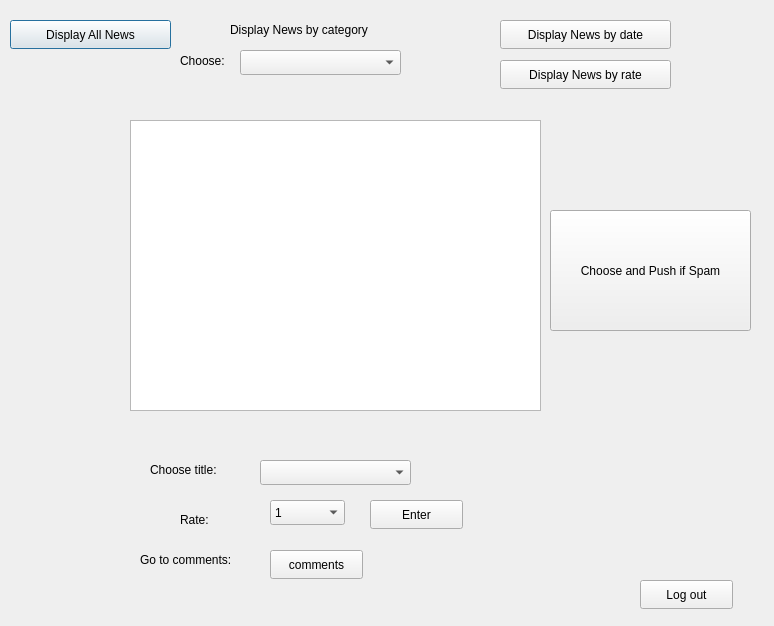
<?xml version="1.0" encoding="UTF-8"?>
<ui version="4.0">
 <class>News_page</class>
 <widget class="QDialog" name="News_page">
  <property name="geometry">
   <rect>
    <x>0</x>
    <y>0</y>
    <width>774</width>
    <height>626</height>
   </rect>
  </property>
  <property name="windowTitle">
   <string>Dialog</string>
  </property>
  <widget class="QListView" name="listView">
   <property name="geometry">
    <rect>
     <x>130</x>
     <y>120</y>
     <width>411</width>
     <height>291</height>
    </rect>
   </property>
  </widget>
  <widget class="QPushButton" name="allNewsButton">
   <property name="geometry">
    <rect>
     <x>10</x>
     <y>20</y>
     <width>161</width>
     <height>29</height>
    </rect>
   </property>
   <property name="text">
    <string>Display All News</string>
   </property>
  </widget>
  <widget class="QPushButton" name="dateButton">
   <property name="geometry">
    <rect>
     <x>500</x>
     <y>20</y>
     <width>171</width>
     <height>29</height>
    </rect>
   </property>
   <property name="text">
    <string>Display News by date</string>
   </property>
  </widget>
  <widget class="QComboBox" name="categorycombox">
   <property name="geometry">
    <rect>
     <x>240</x>
     <y>50</y>
     <width>161</width>
     <height>25</height>
    </rect>
   </property>
  </widget>
  <widget class="QLabel" name="label">
   <property name="geometry">
    <rect>
     <x>180</x>
     <y>50</y>
     <width>51</width>
     <height>21</height>
    </rect>
   </property>
   <property name="text">
    <string>Choose:</string>
   </property>
  </widget>
  <widget class="QLabel" name="label_2">
   <property name="geometry">
    <rect>
     <x>230</x>
     <y>20</y>
     <width>171</width>
     <height>20</height>
    </rect>
   </property>
   <property name="text">
    <string>Display News by category</string>
   </property>
  </widget>
  <widget class="QPushButton" name="pushButton_spam">
   <property name="geometry">
    <rect>
     <x>550</x>
     <y>210</y>
     <width>201</width>
     <height>121</height>
    </rect>
   </property>
   <property name="text">
    <string>Choose and Push if Spam</string>
   </property>
  </widget>
  <widget class="QPushButton" name="ratebutton">
   <property name="geometry">
    <rect>
     <x>500</x>
     <y>60</y>
     <width>171</width>
     <height>29</height>
    </rect>
   </property>
   <property name="text">
    <string>Display News by rate</string>
   </property>
  </widget>
  <widget class="QLabel" name="label_3">
   <property name="geometry">
    <rect>
     <x>150</x>
     <y>460</y>
     <width>91</width>
     <height>20</height>
    </rect>
   </property>
   <property name="text">
    <string>Choose title:</string>
   </property>
  </widget>
  <widget class="QLabel" name="label_4">
   <property name="geometry">
    <rect>
     <x>180</x>
     <y>510</y>
     <width>41</width>
     <height>20</height>
    </rect>
   </property>
   <property name="text">
    <string>Rate:</string>
   </property>
  </widget>
  <widget class="QComboBox" name="titlecombox">
   <property name="geometry">
    <rect>
     <x>260</x>
     <y>460</y>
     <width>151</width>
     <height>25</height>
    </rect>
   </property>
  </widget>
  <widget class="QComboBox" name="ratingcombox">
   <property name="geometry">
    <rect>
     <x>270</x>
     <y>500</y>
     <width>75</width>
     <height>25</height>
    </rect>
   </property>
   <item>
    <property name="text">
     <string>1</string>
    </property>
   </item>
   <item>
    <property name="text">
     <string>2</string>
    </property>
   </item>
   <item>
    <property name="text">
     <string>3</string>
    </property>
   </item>
   <item>
    <property name="text">
     <string>4</string>
    </property>
   </item>
   <item>
    <property name="text">
     <string>5</string>
    </property>
   </item>
  </widget>
  <widget class="QPushButton" name="ratinpushbutton">
   <property name="geometry">
    <rect>
     <x>370</x>
     <y>500</y>
     <width>93</width>
     <height>29</height>
    </rect>
   </property>
   <property name="text">
    <string>Enter</string>
   </property>
  </widget>
  <widget class="QLabel" name="label_5">
   <property name="geometry">
    <rect>
     <x>140</x>
     <y>550</y>
     <width>121</width>
     <height>20</height>
    </rect>
   </property>
   <property name="text">
    <string>Go to comments:</string>
   </property>
  </widget>
  <widget class="QPushButton" name="commentsbtn">
   <property name="geometry">
    <rect>
     <x>270</x>
     <y>550</y>
     <width>93</width>
     <height>29</height>
    </rect>
   </property>
   <property name="text">
    <string>comments</string>
   </property>
  </widget>
  <widget class="QPushButton" name="logoutButton">
   <property name="geometry">
    <rect>
     <x>640</x>
     <y>580</y>
     <width>93</width>
     <height>29</height>
    </rect>
   </property>
   <property name="text">
    <string>Log out</string>
   </property>
  </widget>
 </widget>
 <resources/>
 <connections>
  <connection>
   <sender>ratinpushbutton</sender>
   <signal>clicked()</signal>
   <receiver>ratingcombox</receiver>
   <slot>clearEditText()</slot>
   <hints>
    <hint type="sourcelabel">
     <x>425</x>
     <y>477</y>
    </hint>
    <hint type="destinationlabel">
     <x>351</x>
     <y>473</y>
    </hint>
   </hints>
  </connection>
  <connection>
   <sender>ratinpushbutton</sender>
   <signal>clicked()</signal>
   <receiver>titlecombox</receiver>
   <slot>clearEditText()</slot>
   <hints>
    <hint type="sourcelabel">
     <x>440</x>
     <y>482</y>
    </hint>
    <hint type="destinationlabel">
     <x>385</x>
     <y>444</y>
    </hint>
   </hints>
  </connection>
 </connections>
</ui>
